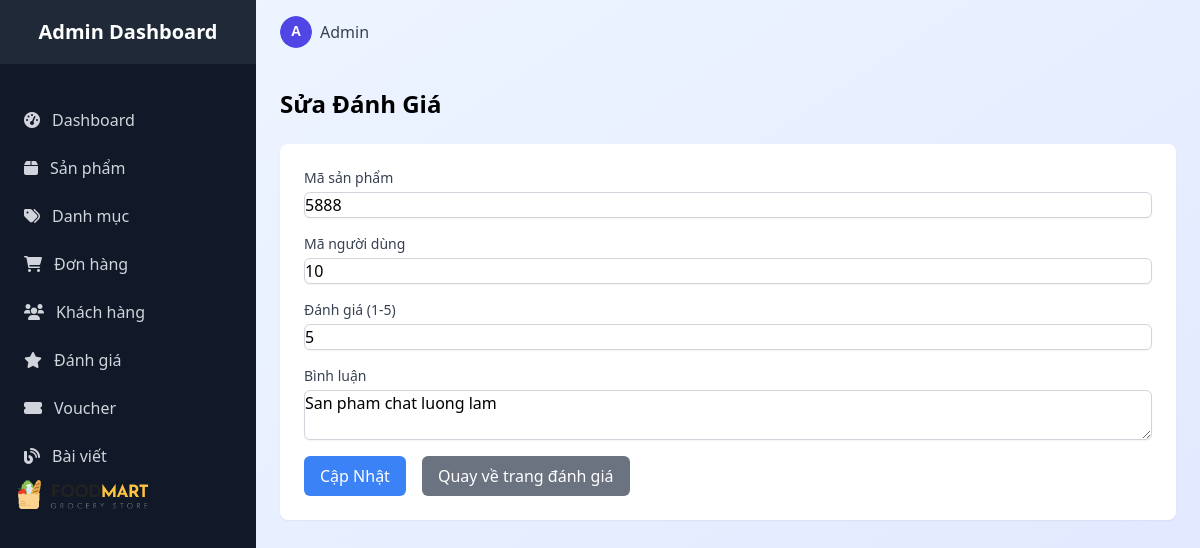
/admin/admin_review/edit/?id=1 (signed in), run on the app's committed database.
### tables this page shows
CREATE TABLE `reviews` (
  `id` int(11) NOT NULL,
  `product_id` int(11) DEFAULT NULL,
  `user_id` int(11) DEFAULT NULL,
  `rating` tinyint(4) DEFAULT NULL CHECK (`rating` >= 1 and `rating` <= 5),
  `comment` text DEFAULT NULL,
  `created_at` timestamp NOT NULL DEFAULT current_timestamp()
);

### index.php (called while the page is built, shortened)
<?php
require_once ROOT . "core" . DIRECTORY_SEPARATOR . "database.php";
$app = new App();

### core/database.php (called while the page is built, shortened)
<?php
class Database {
    public function __construct() {
        $this->conn = new mysqli(DB_HOST, DB_USER, DB_PASS, DB_NAME);
    }
}

### models/ReviewModel.php (called while the page is built, shortened)
<?php
require_once ROOT . "core/database.php";
class ReviewModel extends Database {
    public function getReviewById($id) {
        $sql = "SELECT * FROM reviews WHERE id = ?";
        $stmt = $this->conn->prepare($sql);
        $stmt->bind_param("i", $id);
        $stmt->execute();
        return $stmt->get_result()->fetch_assoc();
    }
}
?>

### views/admin/review/review_edit.php (the view)
<?php
$review = $data['review'] ?? [];
?>
<body class="bg-gradient-to-br from-blue-50 to-indigo-100 min-h-screen">
<?php include ROOT . '/views/admin/layouts/sidebar.php'; ?>
    <div class="lg:ml-64">
    <?php include ROOT . '/views/admin/layouts/header.php'; ?>
        <main class="p-6">
            <h2 class="text-2xl font-bold mb-6">Sửa Đánh Giá</h2>
            <form action="/FoodMartLab/admin/admin_review/edit/?id=<?php echo $review['id'] ?? ''; ?>" method="post" class="bg-white rounded-lg shadow-sm p-6">
                <div class="mb-4">
                    <label for="product_id" class="block text-sm font-medium text-gray-700">Mã sản phẩm</label>
                    <input type="number" id="product_id" name="product_id" value="<?php echo htmlspecialchars($review['product_id'] ?? ''); ?>" class="mt-1 block w-full border border-gray-300 rounded-md shadow-sm">
                </div>
                <div class="mb-4">
                    <label for="user_id" class="block text-sm font-medium text-gray-700">Mã người dùng</label>
                    <input type="number" id="user_id" name="user_id" value="<?php echo htmlspecialchars($review['user_id'] ?? ''); ?>" class="mt-1 block w-full border border-gray-300 rounded-md shadow-sm">
                </div>
                <div class="mb-4">
                    <label for="rating" class="block text-sm font-medium text-gray-700">Đánh giá (1-5)</label>
                    <input type="number" id="rating" name="rating" min="1" max="5" value="<?php echo htmlspecialchars($review['rating'] ?? ''); ?>" class="mt-1 block w-full border border-gray-300 rounded-md shadow-sm" required>
                </div>
                <div class="mb-4">
                    <label for="comment" class="block text-sm font-medium text-gray-700">Bình luận</label>
                    <textarea id="comment" name="comment" class="mt-1 block w-full border border-gray-300 rounded-md shadow-sm"><?php echo htmlspecialchars($review['comment'] ?? ''); ?></textarea>
                </div>
                <div class="flex space-x-4">
                    <button type="submit" class="bg-blue-500 text-white px-4 py-2 rounded-md">Cập Nhật</button>
                    <a href="/FoodMartLab/admin/admin_review/index" class="bg-gray-500 text-white px-4 py-2 rounded-md hover:bg-gray-600">Quay về trang đánh giá</a>
                </div>
            </form>
        </main>
    </div>
</body>
</html>

### assets/admin/css/styles.css (style rules this page uses)
body { box-sizing: border-box; }

### data on the page
reviews: product_id "5888", user_id "10", rating "5", comment "San pham chat luong lam"
